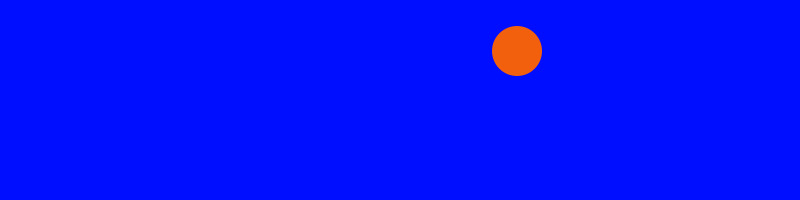
Frame 1 (no input)
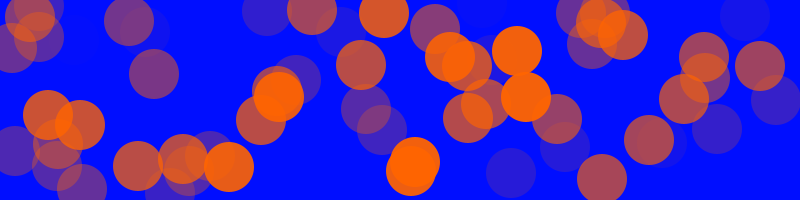
Frame 60 (the mouse pressed at the canvas centre just before this capture)
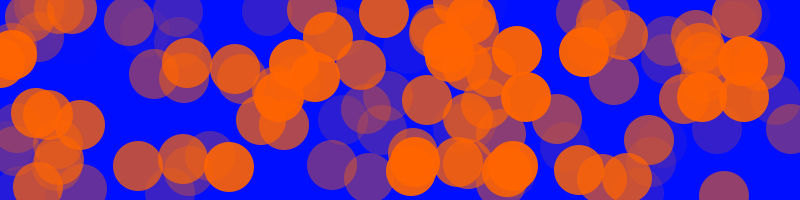
Frame 120 (the mouse held since frame 60 and released just before this capture)

The Processing sketch that drew these frames (run headless with seeded random() and noise(); from frame 60 on, the mouse is pressed at the canvas centre):

// Processing sketch: processing_22536
// ── processing_22536.pde

void setup(){
  size(800,200);
  background(0,14,255);
}

void draw() {
  fill(255,100,0);
  stroke(255,100,0);
  triangle(mouseX,mouseY,mouseX,mouseY,mouseX,mouseY);
 
 float pointillize = map(mouseX,0,width,50,50);
  int x = int(random(width));
  int y = int(random(height));
  color pix = get(x, y);
  noStroke();
  fill(255,100,0,random(255));
  ellipse(x,y, pointillize, pointillize);
}

//Some code borrowed (and modified) from "Pointillism" by Daniel Shiffman
